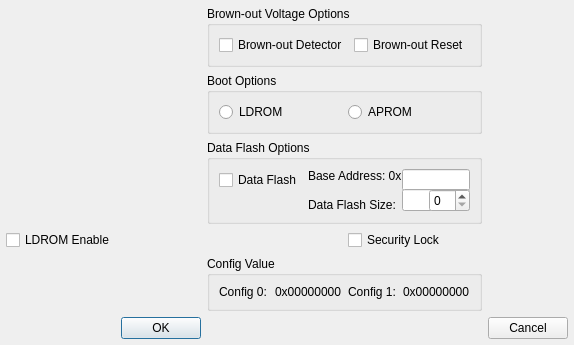
<?xml version="1.0" ?>
<ui version="4.0">
  <class>Dialog</class>
  <widget class="QDialog" name="Dialog">
    <property name="geometry">
      <rect>
        <x>0</x>
        <y>0</y>
        <width>287</width>
        <height>227</height>
      </rect>
    </property>
    <layout class="QGridLayout" name="outer_layout">
      <property name="leftMargin">
        <number>6</number>
      </property>
      <property name="topMargin">
        <number>6</number>
      </property>
      <property name="rightMargin">
        <number>6</number>
      </property>
      <property name="bottomMargin">
        <number>6</number>
      </property>
      <property name="spacing">
        <number>6</number>
      </property>
      <item row="0" column="2" colspan="2">
        <widget class="QGroupBox" name="IDC_GROUP_BROWN_OUT_VOLTAGE">
          <property name="title">
            <string>Brown-out Voltage Options</string>
          </property>
          <layout class="QHBoxLayout" name="layout_IDC_GROUP_BROWN_OUT_VOLTAGE">
            <item>
              <widget class="QCheckBox" name="IDC_CHECK_BROWN_OUT_DETECT">
                <property name="text">
                  <string>Brown-out Detector</string>
                </property>
              </widget>
            </item>
            <item>
              <widget class="QCheckBox" name="IDC_CHECK_BROWN_OUT_RESET">
                <property name="text">
                  <string>Brown-out Reset</string>
                </property>
              </widget>
            </item>
          </layout>
        </widget>
      </item>
      <item row="1" column="2" colspan="2">
        <widget class="QGroupBox" name="IDC_GROUP_BOOT_SELECT">
          <property name="title">
            <string>Boot Options</string>
          </property>
          <layout class="QHBoxLayout" name="layout_IDC_GROUP_BOOT_SELECT">
            <item>
              <widget class="QRadioButton" name="IDC_RADIO_BS_LDROM">
                <property name="text">
                  <string>LDROM</string>
                </property>
              </widget>
            </item>
            <item>
              <widget class="QRadioButton" name="IDC_RADIO_BS_APROM">
                <property name="text">
                  <string>APROM</string>
                </property>
              </widget>
            </item>
          </layout>
        </widget>
      </item>
      <item row="3" column="3">
        <widget class="QCheckBox" name="IDC_CHECK_SECURITY_LOCK">
          <property name="text">
            <string>Security Lock</string>
          </property>
        </widget>
      </item>
      <item row="4" column="2" colspan="2">
        <widget class="QGroupBox" name="IDC_GROUP_CONFIG_VALUE">
          <property name="title">
            <string>Config Value</string>
          </property>
          <layout class="QHBoxLayout" name="layout_IDC_GROUP_CONFIG_VALUE">
            <item>
              <widget class="QLabel" name="IDC_STATIC_CONFIG_0">
                <property name="text">
                  <string>Config 0:</string>
                </property>
              </widget>
            </item>
            <item>
              <widget class="QLabel" name="IDC_STATIC_CONFIG_VALUE_0">
                <property name="text">
                  <string>0x00000000</string>
                </property>
              </widget>
            </item>
            <item>
              <widget class="QLabel" name="IDC_STATIC_CONFIG_1">
                <property name="text">
                  <string>Config 1:</string>
                </property>
              </widget>
            </item>
            <item>
              <widget class="QLabel" name="IDC_STATIC_CONFIG_VALUE_1">
                <property name="text">
                  <string>0x00000000</string>
                </property>
              </widget>
            </item>
          </layout>
        </widget>
      </item>
      <item row="5" column="1">
        <widget class="QPushButton" name="IDOK">
          <property name="text">
            <string>OK</string>
          </property>
        </widget>
      </item>
      <item row="5" column="4">
        <widget class="QPushButton" name="IDCANCEL">
          <property name="text">
            <string>Cancel</string>
          </property>
        </widget>
      </item>
      <item row="3" column="0">
        <widget class="QCheckBox" name="IDC_CHECK_LDROM_EN">
          <property name="text">
            <string>LDROM Enable</string>
          </property>
        </widget>
      </item>
      <item row="2" column="2" colspan="2">
        <widget class="QGroupBox" name="IDC_GROUP_DATA_FLASH">
          <property name="title">
            <string>Data Flash Options</string>
          </property>
          <layout class="QGridLayout" name="layout_IDC_GROUP_DATA_FLASH">
            <item row="0" column="0" rowspan="2">
              <widget class="QCheckBox" name="IDC_CHECK_DATA_FLASH_ENABLE">
                <property name="text">
                  <string>Data Flash</string>
                </property>
              </widget>
            </item>
            <item row="0" column="1" colspan="2">
              <widget class="QLabel" name="IDC_STATIC_FLASH_BASE_ADDRESS">
                <property name="text">
                  <string>Base Address: 0x</string>
                </property>
              </widget>
            </item>
            <item row="0" column="2" rowspan="2" colspan="2">
              <widget class="QLineEdit" name="IDC_EDIT_FLASH_BASE_ADDRESS"/>
            </item>
            <item row="1" column="2" rowspan="2" colspan="2">
              <widget class="QLineEdit" name="IDC_EDIT_DATA_FLASH_SIZE"/>
            </item>
            <item row="1" column="3" rowspan="2">
              <widget class="QSpinBox" name="IDC_SPIN_DATA_FLASH_SIZE"/>
            </item>
            <item row="2" column="1">
              <widget class="QLabel" name="IDC_STATIC_DATA_FLASH_SIZE">
                <property name="text">
                  <string>Data Flash Size:</string>
                </property>
              </widget>
            </item>
          </layout>
        </widget>
      </item>
    </layout>
  </widget>
  <resources/>
  <connections/>
</ui>
